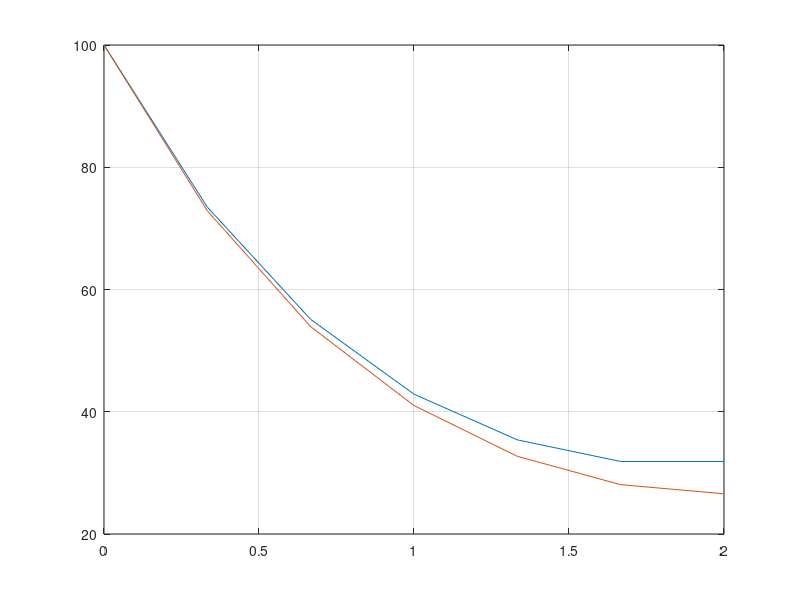
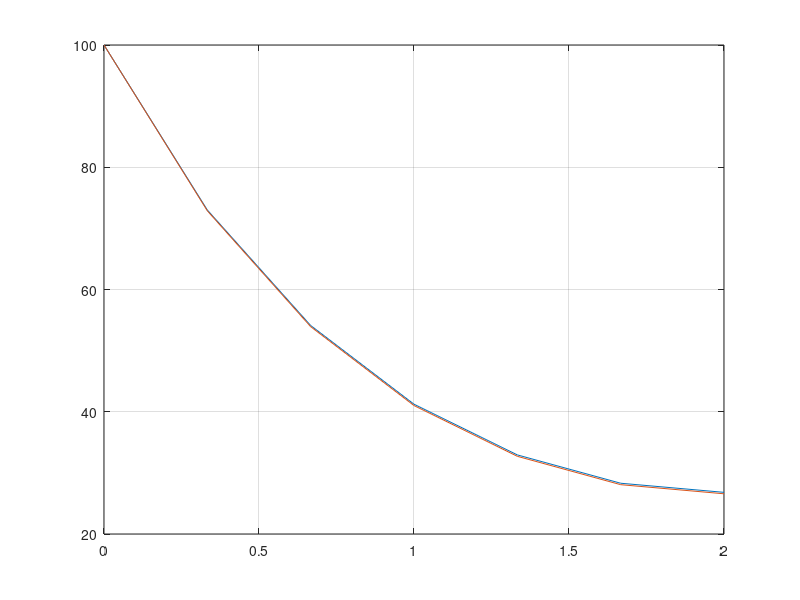

Reproduce these figures in MATLAB, in order.
#ejercicio 1 - b)
clc;
clear;
#---------DATOS--------
k=1;
c=1;
Q=0;
h=1/3;
L1=0;
L2=2;
x=L1:h:L2;
n=length(x)
K=zeros(n,n);
b=zeros(n,1);

#---------Diferencias no centradas-hacia atras---------#
fila = [-1 (2+(h^2*c)/k) -1];
for i=2:(n-1)
  K(i,i-1:i+1)=fila;
end
K(1,1)=1;
K(n,n-1)=-1;
K(n,n)=1;

b(1)=100;
b(2:n-1)=-(Q./k)*(h^2);
b(n)=0;

T_ap=K\b;

T_an= @(y) ((100*(e.^(-y))).*((e.^(2.*y))+e^4))./(1+e^4);
T_an(x);

#-------GRAFICO
figure;
vec_x = linspace(L1,L2,n);
vec_y = T_an(vec_x);

plot(vec_x,T_ap);
hold on;
grid on;

plot(vec_x,vec_y);

#---------Diferencias centradas con nodo ficticio--------#
fila = [-1 (2+(h^2*c)/k) -1];
for i=2:(n-1)
  K(i,i-1:i+1)=fila;
end
K(1,1)=1;
K(n,n-1)=-2;
K(n,n)=(2+(h^2*c)/k);

b(1)=100;
b(2:n-1)=-(Q./k)*(h^2);
b(n)=0;

T_ap=K\b;

T_an= @(y) ((100*(e.^(-y))).*((e.^(2.*y))+e^4))./(1+e^4);
T_an(x);

#-------GRAFICO
figure;
vec_x = linspace(L1,L2,n);
vec_y = T_an(vec_x);

plot(vec_x,T_ap);
hold on;
grid on;

plot(vec_x,vec_y);

